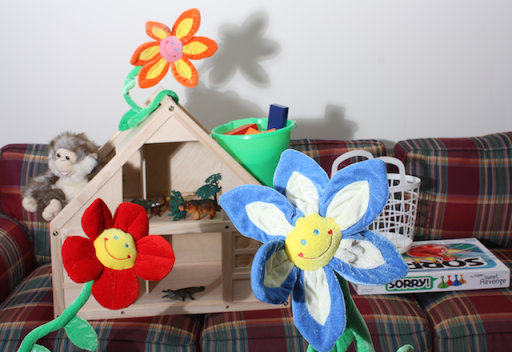
%> input picture Lesson 18 Correspondence Problem/flowers-left.png, 512 x 352 px
$ octave match_patch_strip.m   (GNU Octave 9; MATLAB toolbox functions it lacks are replaced by stand-ins)
%> lines starting %> are read from the running program, lines starting %| are printed output that depends on the picture
clc,clear,close all

%% Load the stereo images
left_img = imread('flowers-left.png');
%> left_img is the input picture: size 352x512x3 uint8; mean R, G, B 151.8, 143, 141.2
right_img = imread('flowers-right.png');
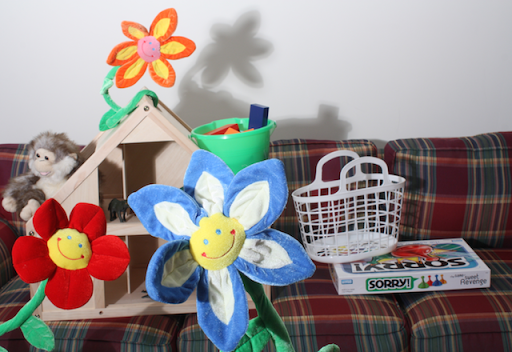
%> input picture Lesson 18 Correspondence Problem/flowers-right.png, 512 x 352 px
%> right_img is the input picture: size 352x512x3 uint8; mean R, G, B 147.2, 138.6, 137.9

%% Conver the RGB to grayscale images with double type, and normalize to [0, 1] range
left_gray = double(rgb2gray(left_img)) / 255.0;
right_gray = double(rgb2gray(right_img)) / 255.0;
figure
imshowpair(left_gray, right_gray, 'montage');
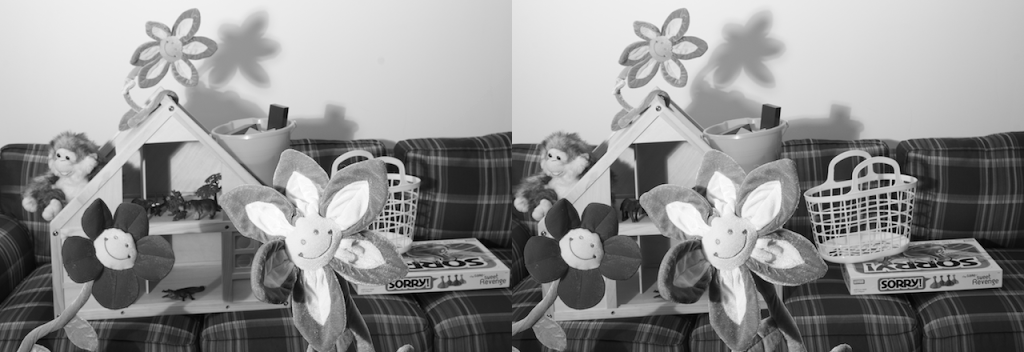
%> displayed picture: size 352x1024, on the screen's scale of 0 to 255; min 0, max 255, mean 144.1


%% Define image patch location (topleft [row left]) and size
% But, give the center postion is better! or treat the center of window as
% interest point!
patch_loca = [10, 400];
patch_size = [100 100];


%% Extract the patch from the left image
patch_left = left_gray(patch_loca(1):patch_loca(1) + patch_size(1) - 1, patch_loca(2):patch_loca(2) + patch_size(2) - 1);
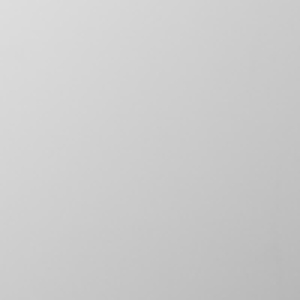
%> patch_left: size 100x100 double (shown 3 times larger); min 0.718, max 0.867, mean 0.798
figure
imshow(patch_left);

%% Extract the strip from the right image
strip_right = right_gray(patch_loca(1):patch_loca(1) + patch_size(1) - 1,:);
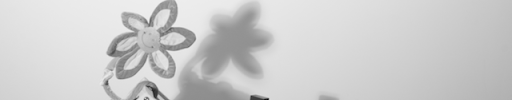
%> strip_right: size 100x512 double; min 0.0196, max 0.937, mean 0.803
% Note that we assume epipolar lines are at the same height!!!
figure
imshow(strip_right);


%% Seek the patch in the strip from the right image and report the best position
%% denoted by the column index starting from the top-left corner
best_x = find_best_match(patch_left, strip_right);
%> the loop in find_best_match, `for k = 1:num_column-(patch_size_col-1)` made 413 passes
%> cross_correlation on passes 1 to 12: 0.999, 0.999, 0.999, 0.999, 0.999, 0.999, 0.999, 0.999, 0.999, 0.999, 0.999, 0.999
%> pass 1, in find_best_match, `patch_right = strip_right(:, k:k+patch_size_col-1);`:
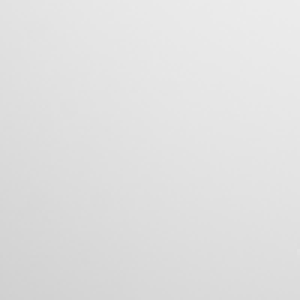
%> patch_right: size 100x100 double (shown 3 times larger); min 0.816, max 0.925, mean 0.879
%> after the loop in find_best_match, `for k = 1:num_column-(patch_size_col-1)`: best_x = 375; corr_cache = 413 values, max 1 at index 375, min 0.982 at index 112, mean 0.992; max_corr = 1
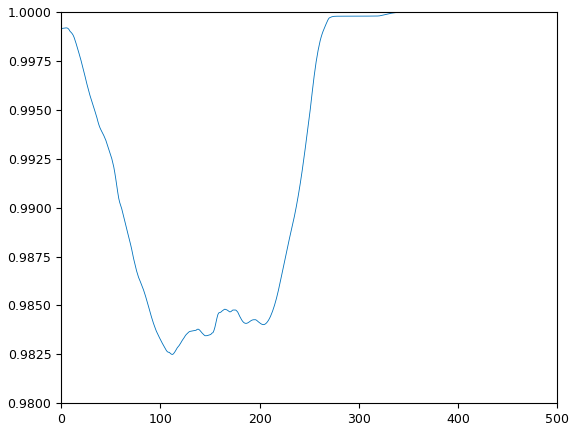
%> figure redrawn from the program's plot data; curve peaks at x = 375, y = 1
%> best_x = 375
disp(best_x);
%| 375
patch_right = strip_right(:, best_x:best_x+ patch_size(2) -1);
figure
imshowpair(patch_left, patch_right,'montage');
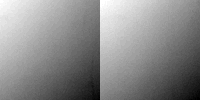
%> displayed picture: size 100x200, on the screen's scale of 0 to 255; min 0, max 255, mean 138.3
function best_x = find_best_match(patch_left, strip_right)
    num_column = size(strip_right, 2);
    % Normalize the
    [patch_size_row, patch_size_col] = size(patch_left);
    best_x = 1;
   % min_diss = inf;
    max_corr = 0;
    %patch_left = (patch_left - mean(patch_left(:))) / std(patch_left(:));
    corr_cache = zeros(num_column-(patch_size_col-1),1);
    for k = 1:num_column-(patch_size_col-1)
       patch_right = strip_right(:, k:k+patch_size_col-1);
      % [8 lines of commented-out code are left out]
        cross_correlation = patch_left(:)' * patch_right(:) / (norm(patch_left(:)) * norm(patch_right(:)));
        corr_cache(k) = cross_correlation;
        if cross_correlation > max_corr
            max_corr = cross_correlation;
            best_x = k;
        end
    end
    plot(corr_cache)
end


%% After finishing the sliding window, you can compute the disparity between the two point (difference of the column number)
%% Note that the depth, distance from camera to the object, is inversely proportional to the diparity in the set-up of coplanar image plane
